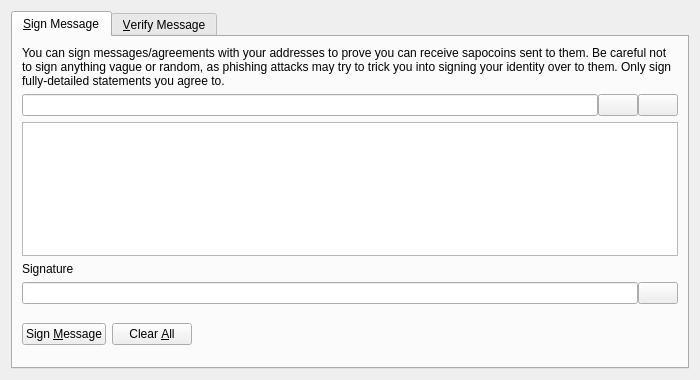
<?xml version="1.0" encoding="UTF-8"?>
<ui version="4.0">
 <class>SignVerifyMessageDialog</class>
 <widget class="QDialog" name="SignVerifyMessageDialog">
  <property name="geometry">
   <rect>
    <x>0</x>
    <y>0</y>
    <width>700</width>
    <height>380</height>
   </rect>
  </property>
  <property name="windowTitle">
   <string>Signatures - Sign / Verify a Message</string>
  </property>
  <property name="modal">
   <bool>true</bool>
  </property>
  <layout class="QVBoxLayout" name="verticalLayout">
   <item>
    <widget class="QTabWidget" name="tabWidget">
     <property name="currentIndex">
      <number>0</number>
     </property>
     <widget class="QWidget" name="tabSignMessage">
      <attribute name="title">
       <string>&amp;Sign Message</string>
      </attribute>
      <layout class="QVBoxLayout" name="verticalLayout_SM">
       <item>
        <widget class="QLabel" name="infoLabel_SM">
         <property name="text">
          <string>You can sign messages/agreements with your addresses to prove you can receive sapocoins sent to them. Be careful not to sign anything vague or random, as phishing attacks may try to trick you into signing your identity over to them. Only sign fully-detailed statements you agree to.</string>
         </property>
         <property name="textFormat">
          <enum>Qt::PlainText</enum>
         </property>
         <property name="wordWrap">
          <bool>true</bool>
         </property>
        </widget>
       </item>
       <item>
        <layout class="QHBoxLayout" name="horizontalLayout_1_SM">
         <property name="spacing">
          <number>0</number>
         </property>
         <item>
          <widget class="QValidatedLineEdit" name="addressIn_SM">
           <property name="toolTip">
            <string>The SapoCoin address to sign the message with</string>
           </property>
          </widget>
         </item>
         <item>
          <widget class="QPushButton" name="addressBookButton_SM">
           <property name="toolTip">
            <string>Choose previously used address</string>
           </property>
           <property name="text">
            <string/>
           </property>
           <property name="icon">
            <iconset resource="../bitcoin.qrc">
             <normaloff>:/icons/address-book</normaloff>:/icons/address-book</iconset>
           </property>
           <property name="shortcut">
            <string>Alt+A</string>
           </property>
           <property name="autoDefault">
            <bool>false</bool>
           </property>
          </widget>
         </item>
         <item>
          <widget class="QPushButton" name="pasteButton_SM">
           <property name="toolTip">
            <string>Paste address from clipboard</string>
           </property>
           <property name="text">
            <string/>
           </property>
           <property name="icon">
            <iconset resource="../bitcoin.qrc">
             <normaloff>:/icons/editpaste</normaloff>:/icons/editpaste</iconset>
           </property>
           <property name="shortcut">
            <string>Alt+P</string>
           </property>
           <property name="autoDefault">
            <bool>false</bool>
           </property>
          </widget>
         </item>
        </layout>
       </item>
       <item>
        <widget class="QPlainTextEdit" name="messageIn_SM">
         <property name="toolTip">
          <string>Enter the message you want to sign here</string>
         </property>
        </widget>
       </item>
       <item>
        <widget class="QLabel" name="signatureLabel_SM">
         <property name="text">
          <string>Signature</string>
         </property>
         <property name="textFormat">
          <enum>Qt::PlainText</enum>
         </property>
        </widget>
       </item>
       <item>
        <layout class="QHBoxLayout" name="horizontalLayout_2_SM">
         <property name="spacing">
          <number>0</number>
         </property>
         <item>
          <widget class="QLineEdit" name="signatureOut_SM">
           <property name="font">
            <font>
             <italic>true</italic>
            </font>
           </property>
           <property name="readOnly">
            <bool>true</bool>
           </property>
          </widget>
         </item>
         <item>
          <widget class="QPushButton" name="copySignatureButton_SM">
           <property name="toolTip">
            <string>Copy the current signature to the system clipboard</string>
           </property>
           <property name="text">
            <string/>
           </property>
           <property name="icon">
            <iconset resource="../bitcoin.qrc">
             <normaloff>:/icons/editcopy</normaloff>:/icons/editcopy</iconset>
           </property>
           <property name="autoDefault">
            <bool>false</bool>
           </property>
          </widget>
         </item>
        </layout>
       </item>
       <item>
        <layout class="QHBoxLayout" name="horizontalLayout_3_SM">
         <item>
          <widget class="QPushButton" name="signMessageButton_SM">
           <property name="toolTip">
            <string>Sign the message to prove you own this SapoCoin address</string>
           </property>
           <property name="text">
            <string>Sign &amp;Message</string>
           </property>
           <property name="icon">
            <iconset resource="../bitcoin.qrc">
             <normaloff>:/icons/edit</normaloff>:/icons/edit</iconset>
           </property>
           <property name="autoDefault">
            <bool>false</bool>
           </property>
          </widget>
         </item>
         <item>
          <widget class="QPushButton" name="clearButton_SM">
           <property name="toolTip">
            <string>Reset all sign message fields</string>
           </property>
           <property name="text">
            <string>Clear &amp;All</string>
           </property>
           <property name="icon">
            <iconset resource="../bitcoin.qrc">
             <normaloff>:/icons/remove</normaloff>:/icons/remove</iconset>
           </property>
           <property name="autoDefault">
            <bool>false</bool>
           </property>
          </widget>
         </item>
         <item>
          <spacer name="horizontalSpacer_1_SM">
           <property name="orientation">
            <enum>Qt::Horizontal</enum>
           </property>
           <property name="sizeHint" stdset="0">
            <size>
             <width>40</width>
             <height>48</height>
            </size>
           </property>
          </spacer>
         </item>
         <item>
          <widget class="QLabel" name="statusLabel_SM">
           <property name="font">
            <font>
             <weight>75</weight>
             <bold>true</bold>
            </font>
           </property>
           <property name="text">
            <string/>
           </property>
           <property name="wordWrap">
            <bool>true</bool>
           </property>
          </widget>
         </item>
         <item>
          <spacer name="horizontalSpacer_2_SM">
           <property name="orientation">
            <enum>Qt::Horizontal</enum>
           </property>
           <property name="sizeHint" stdset="0">
            <size>
             <width>40</width>
             <height>48</height>
            </size>
           </property>
          </spacer>
         </item>
        </layout>
       </item>
      </layout>
     </widget>
     <widget class="QWidget" name="tabVerifyMessage">
      <attribute name="title">
       <string>&amp;Verify Message</string>
      </attribute>
      <layout class="QVBoxLayout" name="verticalLayout_VM">
       <item>
        <widget class="QLabel" name="infoLabel_VM">
         <property name="text">
          <string>Enter the receiver's address, message (ensure you copy line breaks, spaces, tabs, etc. exactly) and signature below to verify the message. Be careful not to read more into the signature than what is in the signed message itself, to avoid being tricked by a man-in-the-middle attack. Note that this only proves the signing party receives with the address, it cannot prove sendership of any transaction!</string>
         </property>
         <property name="textFormat">
          <enum>Qt::PlainText</enum>
         </property>
         <property name="alignment">
          <set>Qt::AlignLeading|Qt::AlignLeft|Qt::AlignTop</set>
         </property>
         <property name="wordWrap">
          <bool>true</bool>
         </property>
        </widget>
       </item>
       <item>
        <layout class="QHBoxLayout" name="horizontalLayout_1_VM">
         <property name="spacing">
          <number>0</number>
         </property>
         <item>
          <widget class="QValidatedLineEdit" name="addressIn_VM">
           <property name="toolTip">
            <string>The SapoCoin address the message was signed with</string>
           </property>
          </widget>
         </item>
         <item>
          <widget class="QPushButton" name="addressBookButton_VM">
           <property name="toolTip">
            <string>Choose previously used address</string>
           </property>
           <property name="text">
            <string/>
           </property>
           <property name="icon">
            <iconset resource="../bitcoin.qrc">
             <normaloff>:/icons/address-book</normaloff>:/icons/address-book</iconset>
           </property>
           <property name="shortcut">
            <string>Alt+A</string>
           </property>
           <property name="autoDefault">
            <bool>false</bool>
           </property>
          </widget>
         </item>
        </layout>
       </item>
       <item>
        <widget class="QPlainTextEdit" name="messageIn_VM"/>
       </item>
       <item>
        <widget class="QValidatedLineEdit" name="signatureIn_VM"/>
       </item>
       <item>
        <layout class="QHBoxLayout" name="horizontalLayout_2_VM">
         <item>
          <widget class="QPushButton" name="verifyMessageButton_VM">
           <property name="toolTip">
            <string>Verify the message to ensure it was signed with the specified SapoCoin address</string>
           </property>
           <property name="text">
            <string>Verify &amp;Message</string>
           </property>
           <property name="icon">
            <iconset resource="../bitcoin.qrc">
             <normaloff>:/icons/transaction_0</normaloff>:/icons/transaction_0</iconset>
           </property>
           <property name="autoDefault">
            <bool>false</bool>
           </property>
          </widget>
         </item>
         <item>
          <widget class="QPushButton" name="clearButton_VM">
           <property name="toolTip">
            <string>Reset all verify message fields</string>
           </property>
           <property name="text">
            <string>Clear &amp;All</string>
           </property>
           <property name="icon">
            <iconset resource="../bitcoin.qrc">
             <normaloff>:/icons/remove</normaloff>:/icons/remove</iconset>
           </property>
           <property name="autoDefault">
            <bool>false</bool>
           </property>
          </widget>
         </item>
         <item>
          <spacer name="horizontalSpacer_1_VM">
           <property name="orientation">
            <enum>Qt::Horizontal</enum>
           </property>
           <property name="sizeHint" stdset="0">
            <size>
             <width>40</width>
             <height>48</height>
            </size>
           </property>
          </spacer>
         </item>
         <item>
          <widget class="QLabel" name="statusLabel_VM">
           <property name="font">
            <font>
             <weight>75</weight>
             <bold>true</bold>
            </font>
           </property>
           <property name="text">
            <string/>
           </property>
           <property name="wordWrap">
            <bool>true</bool>
           </property>
          </widget>
         </item>
         <item>
          <spacer name="horizontalSpacer_2_VM">
           <property name="orientation">
            <enum>Qt::Horizontal</enum>
           </property>
           <property name="sizeHint" stdset="0">
            <size>
             <width>40</width>
             <height>48</height>
            </size>
           </property>
          </spacer>
         </item>
        </layout>
       </item>
      </layout>
     </widget>
    </widget>
   </item>
  </layout>
 </widget>
 <customwidgets>
  <customwidget>
   <class>QValidatedLineEdit</class>
   <extends>QLineEdit</extends>
   <header>qt/qvalidatedlineedit.h</header>
  </customwidget>
 </customwidgets>
 <resources>
  <include location="../bitcoin.qrc"/>
 </resources>
 <connections/>
</ui>
